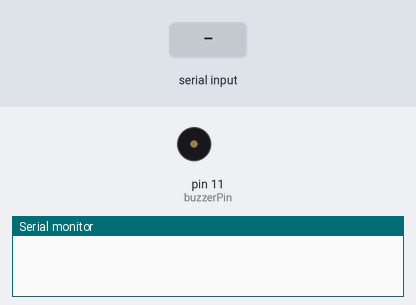
Bench run of a sketch on a simulated Arduino Uno, built with avr-gcc and run on an emulated ATmega328P. Parts: buzzer (waves = sounding, pin HIGH), the last lines printed to the serial monitor. Inputs (shaded band) come from the test bench. The modem accepts every AT command (registered, SIM ready, sends succeed) and sends nothing else.

Above: at 1.2 s.
1.3 s: "90:45:200\n" received over Serial
4.3 s: "90:45:200\n" received over the second serial link
7.0 s: "90:45\n" received over the second serial link
9.0 s: "90:45:200:10\n" received over the second serial link
At 25.5 s:
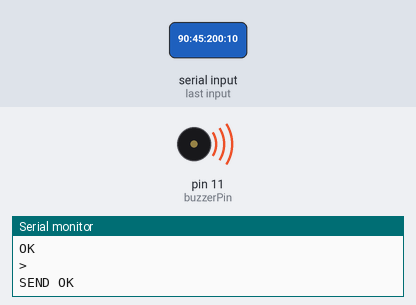
Timing chart, 0 to 26.2 s (numbered marks = the images above; inputs shaded):
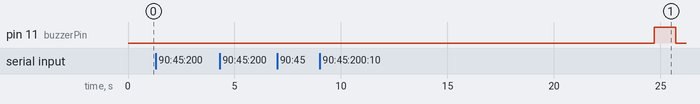

The sketch:

receiverCode.ino
```cpp
//GSM library
#include <SoftwareSerial.h>
SoftwareSerial mySerial(3,2); //A6 Tx & Rx is connected to Arduino #3 & #2

String BPM = "";
String bodyTemp = "";
String Data = "";

int buzzerPin = 11;

void setup() {
  // put your setup code here, to run once:
  Serial.begin(38400); // Default communication rate of the Bluetooth module
  //dont forget baud rate is 38400 but for simulation 9600 is used
  mySerial.begin(38400);

  pinMode(buzzerPin, OUTPUT);
}

void loop() {
 BPM = "";
 bodyTemp = "";
 Data = "";
  // put your main code here, to run repeatedly:
  if(Serial.available() > 0){
    char command = 'A';
    int full = 1;
    do{
   // Checks whether data is comming from the serial port
    command = Serial.read(); // Receive a single character from the software serial port
    //concat data string till end of sentence is reached
    if(command != '\n'){
       Data.concat(command); // Add the received character to the receive buffer
    }
    else{
      full = 1;
      }
 }while(Serial.available() > 0 && command != '\n');
 if(full == 1){
  full = 0;
  BPM = getValue(Data,':',0);
  bodyTemp = getValue(Data,':',1);
 delay(500);
 Data = "";
  }
}

 Data = "";
 /*if(bodyTemp != NULL && BPM != NULL){
 Serial.println("");
 Serial.print(BPM);
 Serial.print("");
 Serial.print(bodyTemp);
 //Serial.print("body temp printed");
 }
 else{
  //Serial.println("Please wait system acquiring data...");
  }*/
 /***********************************send data to ThingSpeak channel -- GSM***********************************/
 //preparing the GSM for sending data values to ThingSpeak channel
if(bodyTemp != "" && BPM != ""){
  mySerial.println("AT"); //Once the handshake test is successful, it will back to OK
  updateSerial();
  delay(1000);
  mySerial.println("AT+CIPSHUT");
  updateSerial();
  delay(2000);
  mySerial.println("AT+CIPSTATUS");
  updateSerial();
  delay(2000);
  mySerial.println("AT+CIPMUX=0");
  updateSerial();
  delay(2000);
  mySerial.println("AT+CGATT=1");
  updateSerial();
  delay(2000);
  mySerial.println("AT+CSTT=\"internet\",\"\",\"\"");
  updateSerial();
  delay(2000);
  mySerial.println("AT+CIICR");
  updateSerial();
  delay(2000);
  mySerial.println("AT+CIFSR");
  updateSerial();
  delay(2000);
  mySerial.println("AT+CIPSTART=\"TCP\",\"184.106.153.149\",80");
  updateSerial();
  delay(2000);
  mySerial.println("AT+CIPSEND=105");
  updateSerial();
  delay(2000);
  mySerial.print("GET https://api.thingspeak.com/update?api_key=A6GJ4O185NOC9CZ1&field1=");
  mySerial.print(bodyTemp.toFloat());
  mySerial.print("&field2=");
  mySerial.println(BPM.toInt());
  updateSerial();
  delay(1000);
  mySerial.write(26);
  updateSerial();
  delay(2000);

  //buzzer alert and GSM call if data is abbormal
if(BPM.toInt() < 60 || BPM.toInt() > 100 || bodyTemp.toFloat() < 36.5 || bodyTemp.toFloat() > 37.2){
  int condition = 1;
switch(condition){
case 1:
  mySerial.println("ATD+255788535588"); //  change ZZ with country code and xxxxxxxxxxx with phone number to dial
  updateSerial();
  digitalWrite(buzzerPin, HIGH);
  delay(1000);
  digitalWrite(buzzerPin, LOW);
  break;
  }
 }
}
delay(1000);
}
//hii function imeibwa kama ilivyo jajaja:)
String getValue(String data, char separator, int index)
{
    int found = 0;
    int strIndex[] = { 0, -1 };
    int maxIndex = data.length() - 1;

    for (int i = 0; i <= maxIndex && found <= index; i++) {
        if (data.charAt(i) == separator || i == maxIndex) {
            found++;
            strIndex[0] = strIndex[1] + 1;
            strIndex[1] = (i == maxIndex) ? i+1 : i;
        }
    }
    return found > index ? data.substring(strIndex[0], strIndex[1]) : "";
}

void updateSerial(){
  delay(10);

  while (Serial.available())
  {
    mySerial.write(Serial.read());//Forward what Serial received to Software Serial Port
  }
  while(mySerial.available())
  {
    Serial.write(mySerial.read());//Forward what Software Serial received to Serial Port
  }
}
```
